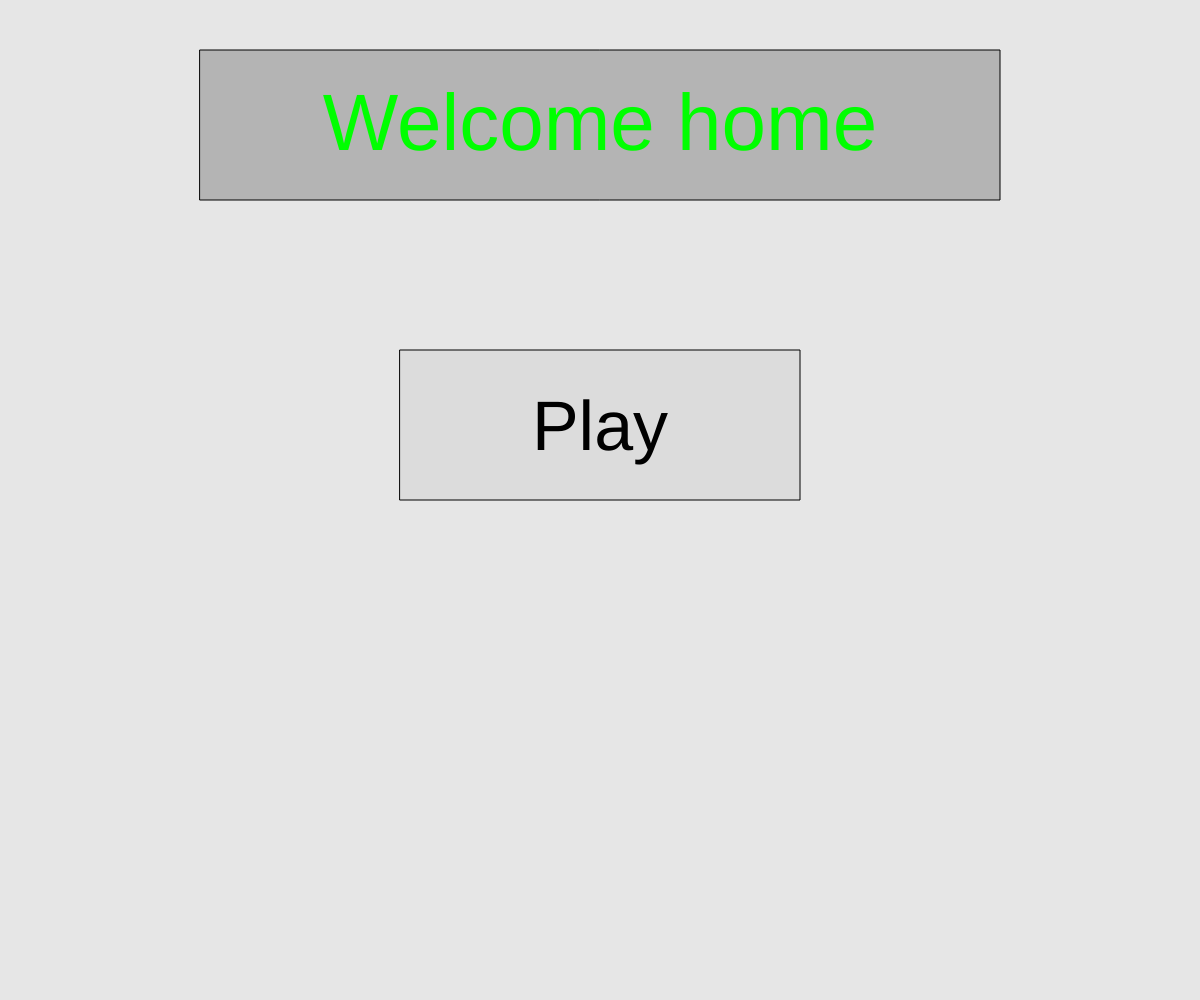
Frame 1 (no input)
Frame 60 (no input): identical to frame 1, image omitted
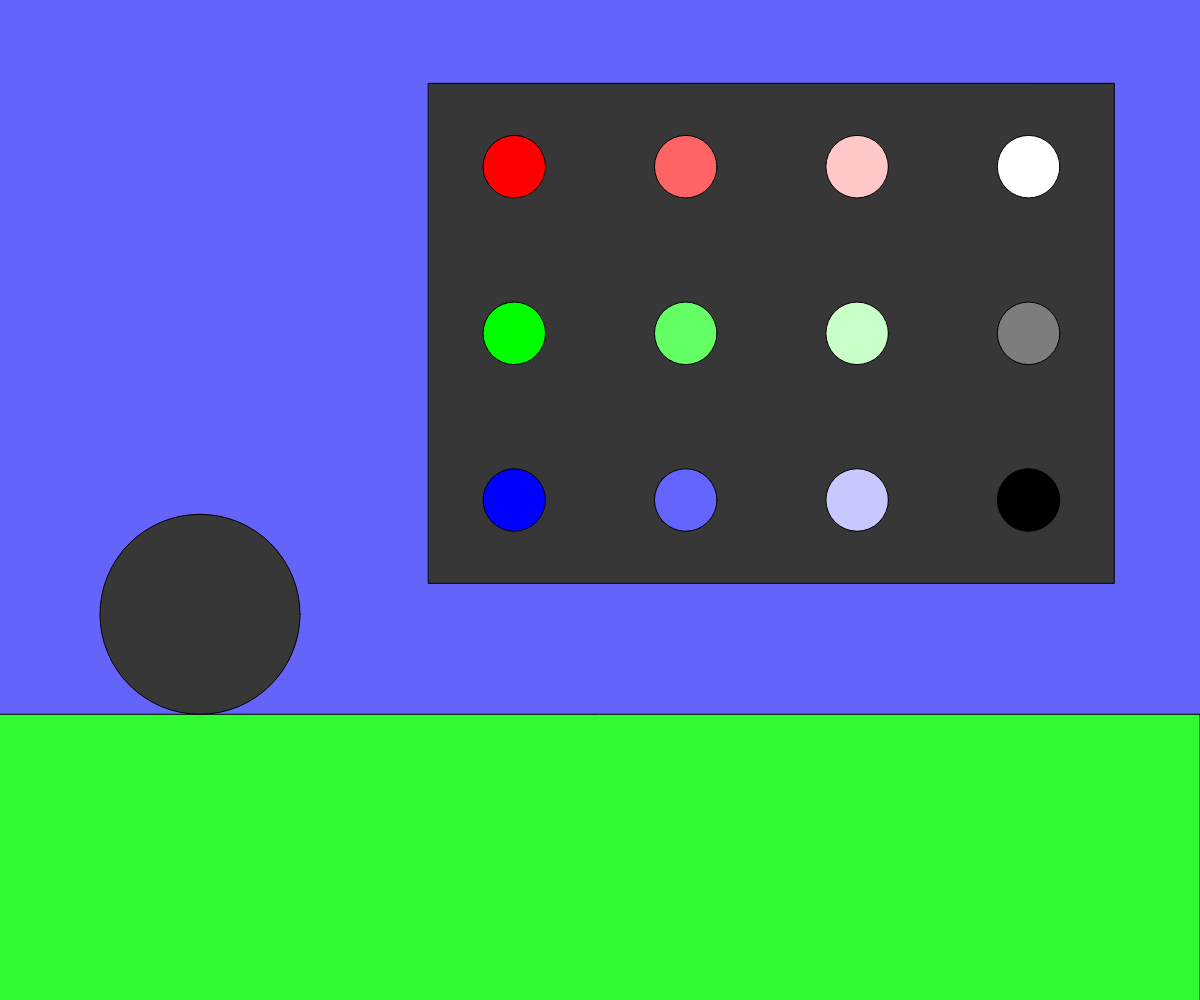
Frame 120 (the mouse pressed at the canvas centre since frame 60)

The p5.js sketch that drew these frames (run headless with seeded random() and noise() and a simulated clock; from frame 60 on, the mouse is pressed at the canvas centre):

// p5.js sketch
// ── sketch.js
let state, colour;
let groundLine;
let a, b, c;
let colourSize, ballSize;

function setup() {
  createCanvas(windowWidth, windowHeight);
  background(255);
  state = 1;
  a = 255;
  b = 255;
  c = 255;

}

function draw() {
  if (state === 1) {
    startScreen();
  }
  else if (state === 2) {
    characterSelect();
  }
  else if (state === 3) {
    gamePlay();
  }
  else if (state === 4) {
    endGame();
  }

  if (width > height) {
    colourSize = 3*height/48;
  }
  else {
    colourSize = 3*width/48;
  }
}

function startScreen() {
  background(230);

  let buttonWidth = 800;
  let buttonHeight = 150;
  let leftSide = width / 2 - buttonWidth / 2;
  let topSide = 50;
  let rightSide = leftSide + buttonWidth;
  let bottomSide = topSide + buttonHeight;
  let lowLeftSide = leftSide + buttonWidth/4;
  let lowTopSide = topSide + 300;
  let lowRightSide = width/2 + buttonWidth/4;
  let lowBottomSide = lowTopSide + buttonHeight;

  cursor(ARROW);

  fill(180);
  rect(leftSide, topSide, buttonWidth, buttonHeight);
  textAlign(CENTER);
  fill(0, 255, 0);
  textSize(80);
  text("Welcome home", width/2, 150);

  fill(220);
  if (mouseX >= lowLeftSide && mouseX <= lowRightSide && mouseY >= lowTopSide && mouseY <= lowBottomSide) {
    cursor(HAND);
    fill(255, 0, 0);
    if (mouseIsPressed) {
      cursor(ARROW);
      state = 2;
    }
  }
  rect(lowLeftSide, lowTopSide, buttonWidth/2, buttonHeight);
  textAlign(CENTER);
  fill(0);
  textSize(70);
  text("Play", width/2, 450);

}

function characterSelect() {

  //
  // colourSize = 3*width/48;
  groundLine = 5*height/7;
  background(100, 100, 250);
  fill(50, 250, 50);
  rect(-1, groundLine, width + 1, height + 1);

  fill(55);
  rect(5*width/14, height/12, 8*width/14, 6*height/12);

  fill(255, 0, 0);
  ellipse(6*width/14, 2*height/12, colourSize, colourSize);
  fill(255, 100, 100);
  ellipse(8*width/14, 2*height/12, colourSize, colourSize);
  fill(255, 200, 200);
  ellipse(10*width/14, 2*height/12, colourSize, colourSize);
  fill(255);
  ellipse(12*width/14, 2*height/12, colourSize, colourSize);

  fill(0, 255, 0);
  ellipse(6*width/14, 4*height/12, colourSize, colourSize);
  fill(100, 255, 100);
  ellipse(8*width/14, 4*height/12, colourSize, colourSize);
  fill(200, 255, 200);
  ellipse(10*width/14, 4*height/12, colourSize, colourSize);
  fill(125);
  ellipse(12*width/14, 4*height/12, colourSize, colourSize);

  fill(0, 0, 255);
  ellipse(6*width/14, 6*height/12, colourSize, colourSize);
  fill(100, 100, 255);
  ellipse(8*width/14, 6*height/12, colourSize, colourSize);
  fill(200, 200, 255);
  ellipse(10*width/14, 6*height/12, colourSize, colourSize);
  fill(0);
  ellipse(12*width/14, 6*height/12, colourSize, colourSize);

  let a = get(mouseX, mouseY);
  // stroke(0);
  // for (let i = 0; i <= width; i+=width/20) {
  //   for (let j = 0; j <= width; j+=width/20) {
  //     line(i, 0, j, height);
  //   }
  // }
  fill(a);
  ellipse(width/6, groundLine - 100, 200, 200);
}

function gamePlay() {

}

function endGame() {

}

function windowResized() {
  resizeCanvas(windowWidth, windowHeight);
}
